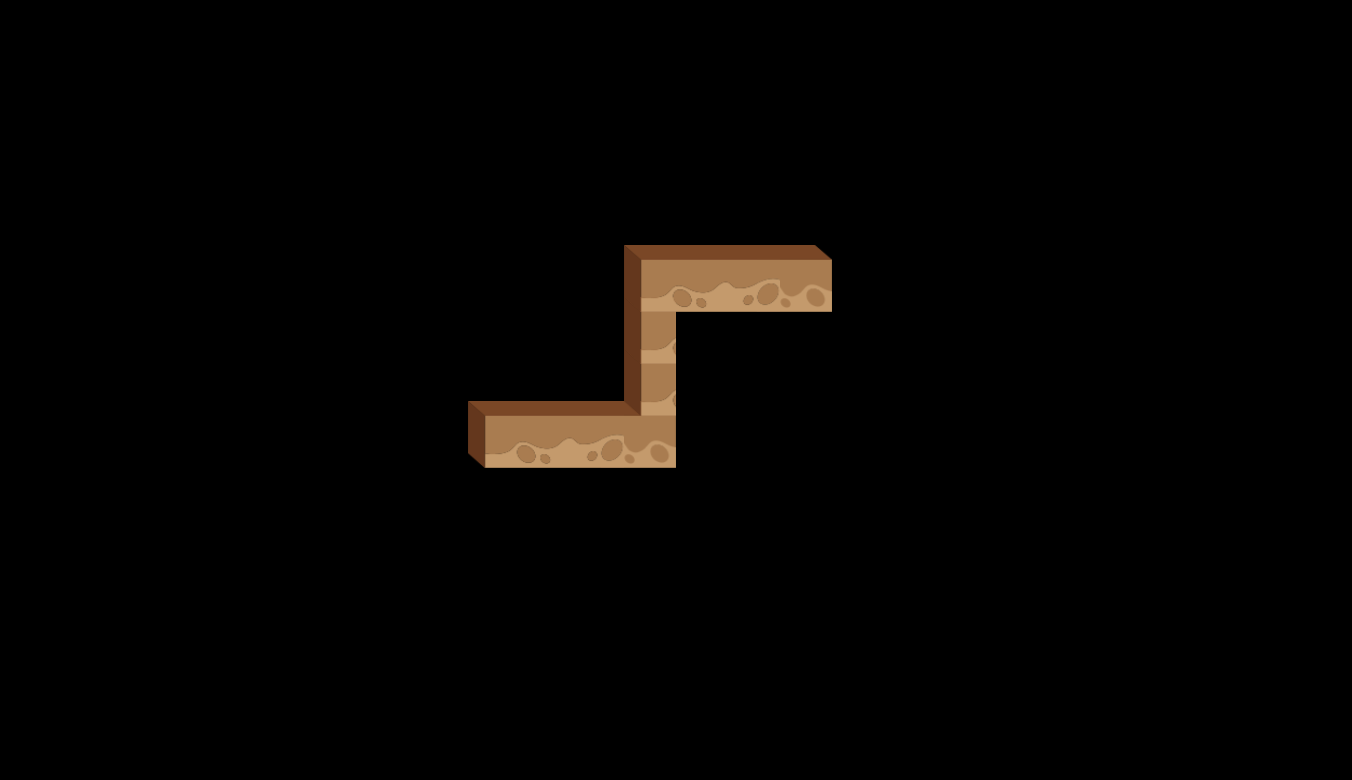

A 2D game scene composited from a Tiled map and its tileset images. What follows is a short description and the map's XML, with each tile layer's data collapsed to a summary:
An orthogonal 26x15 tile map with 52x52 px tiles, 4 tile layers (layer1, layer2, layer3, layer4) and 3 objects (apple, door, startPos).

<map version="1.0" orientation="orthogonal" renderorder="right-down" width="26" height="15" tilewidth="52" tileheight="52">
 <tileset firstgid="1" name="road" tilewidth="52" tileheight="67">
  <image source="road.png" width="364" height="67" />
 </tileset>
 <layer name="layer1" width="26" height="15">
  <data>[390 cells, 4 non-empty, 4 distinct tile ids]</data>
 </layer>
 <layer name="layer2" width="26" height="15">
  <data>[390 cells, 1 non-empty, 1 distinct tile ids]</data>
 </layer>
 <layer name="layer3" width="26" height="15">
  <data>[390 cells, 1 non-empty, 1 distinct tile ids]</data>
 </layer>
 <layer name="layer4" width="26" height="15">
  <data>[390 cells, 4 non-empty, 4 distinct tile ids]</data>
 </layer>
 <objectgroup name="objLayer">
  <object name="apple" x="430.667" y="273.333" width="24" height="24" visible="0" />
  <object name="door" x="788" y="216" width="25.3333" height="22.6667" visible="0" />
  <object name="startPos" x="481.333" y="384" width="25.3333" height="17.3333" visible="0" />
 </objectgroup>
</map>
